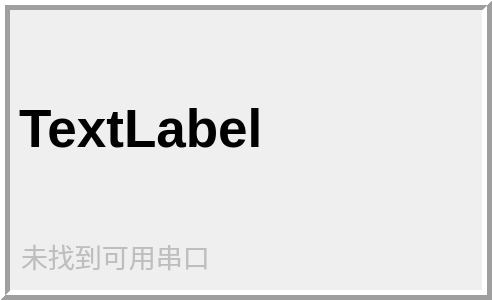
<?xml version="1.0" encoding="UTF-8"?>
<ui version="4.0">
 <class>DisplayItem</class>
 <widget class="QWidget" name="DisplayItem">
  <property name="geometry">
   <rect>
    <x>0</x>
    <y>0</y>
    <width>492</width>
    <height>300</height>
   </rect>
  </property>
  <property name="windowTitle">
   <string>Form</string>
  </property>
  <layout class="QVBoxLayout" name="verticalLayout">
   <property name="spacing">
    <number>0</number>
   </property>
   <property name="leftMargin">
    <number>0</number>
   </property>
   <property name="topMargin">
    <number>0</number>
   </property>
   <property name="rightMargin">
    <number>0</number>
   </property>
   <property name="bottomMargin">
    <number>0</number>
   </property>
   <item>
    <widget class="QFrame" name="frame">
     <property name="frameShape">
      <enum>QFrame::Box</enum>
     </property>
     <property name="frameShadow">
      <enum>QFrame::Raised</enum>
     </property>
     <property name="lineWidth">
      <number>5</number>
     </property>
     <layout class="QVBoxLayout" name="verticalLayout_2">
      <item>
       <widget class="QLabel" name="label">
        <property name="font">
         <font>
          <pointsize>40</pointsize>
          <weight>75</weight>
          <bold>true</bold>
         </font>
        </property>
        <property name="text">
         <string>TextLabel</string>
        </property>
       </widget>
      </item>
      <item>
       <widget class="QLineEdit" name="lineEdit">
        <property name="enabled">
         <bool>false</bool>
        </property>
        <property name="font">
         <font>
          <pointsize>20</pointsize>
         </font>
        </property>
        <property name="text">
         <string>未找到可用串口</string>
        </property>
        <property name="frame">
         <bool>false</bool>
        </property>
       </widget>
      </item>
     </layout>
    </widget>
   </item>
  </layout>
 </widget>
 <resources/>
 <connections/>
</ui>
